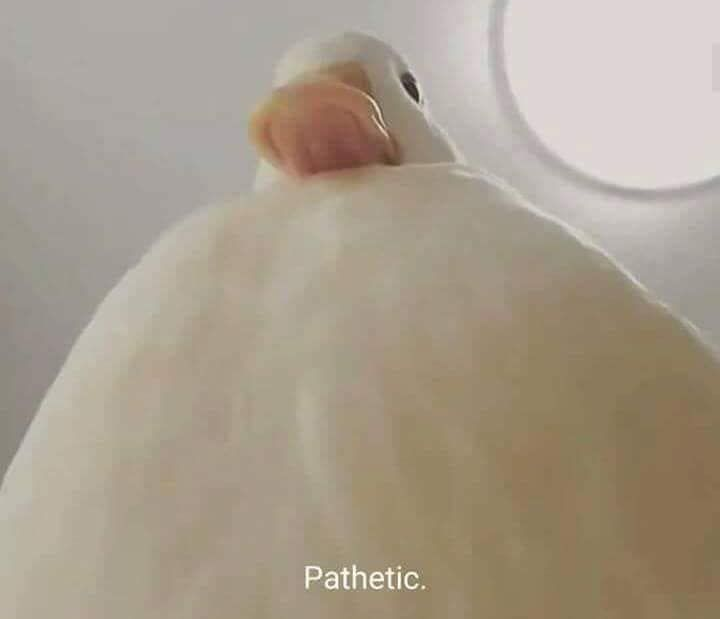
//> input picture filtros_openCV/imagens/imagem_01.jpg, 720 x 619 px
$ ./work_image   (built with g++ and OpenCV 4)
//> lines starting //> are read from the running program, lines starting //| are printed output that depends on the picture
### filtros_openCV/include/image.hpp
#ifndef __IMAGE_LIB_HPP__
#define __IMAGE_LIB_HPP__

#include <iostream>
#include <fstream>
#include <string>
#include <opencv2/core.hpp>
#include <opencv2/highgui.hpp>
#include <opencv2/imgcodecs.hpp>
#include <opencv2/imgproc.hpp>

using namespace std;
using namespace cv;

void showInfo(Mat image);
string type2Str(Mat image);
unsigned int getDepth(Mat image);


#endif

### filtros_openCV/src/image_lib.cpp
/**
***
***	File: image_lib.cpp
***
***   Author:     Nilton Jose Rizzo
***   Date:       08/01/2019
***   Git:        git@gitlab.com:ufrrj/opencv.git
***   LICENSE:    see LICENSE file
***
***
***   OpenCV How-to by examples
***
*** User Functions:
***
***	Function
***
***		type2Str
***
***		Convert to string th numeric type of image
***
***		Parameter
***
***			image		The image to reconise type
***
***		Return value
***
***			string with image type, like CV_(BITS)(TYPE)[C(CHANNELS)]
***
***		BITS: 8, 16, 32, 64
***		TYPE: (U)nsigned, (S)igned, (F)loat,
***		CHANNELS: 1, 3, 4, 5, 6, and others
***			the channels can be ommited if the value was equal to 1
***
***		showInfo
***
***			Show image infomations
***
***			Parameters
***
***				image		The image object
***
***			Return value
***
***				Nothing
***
***		getDepth
***
***			get image depth, in bits
***
***		Parameter
***
***			Image		The Mat object (image)
***
***		Return
***
***			Value of bits ( 8, 16, 32, 64 or 0 to unknow)
***
***   In vi/vim editors use tabstop=3
***   In geany editor use preferences->Editor->Ident
***      set width to   3
***      type           tab
**/

#include "image.hpp"

void showInfo(Mat image){

   cout << "Image Info:" << endl;
   cout << ">>> Image Type:......" << type2Str(image) << endl;
   cout << ">>> Image size:......" << image.rows << " x " << image.cols << endl;
	cout << ">>> Image Depth:....." << getDepth(image) << " Bits" << endl;
   cout << ">>> Image Channels:.." << image.channels() << endl;
}

unsigned int getDepth(Mat image){
unsigned int d, r;

   d = image.depth();
   switch(d){
      case 0:
      case 1:
         r = 8;
         break;
      case 2:
      case 3:
         r = 16;
         break;
      case 4:
      case 5:
         r = 32;
         break;
      case 6:
         r = 64;
         break;
		default:
			r = 0;
			break;
   }
   return r;
}
string type2Str(Mat image){
string type;

   switch (image.type()){
      case CV_8U:
         type = "CV_8U";
         break;
      case CV_8UC3:
         type = "CV_8UC3";
         break;
      case CV_8S:
         type = "CV_8S";
         break;
      case CV_16U:
         type = "CV_16U";
         break;
      case CV_16S:
         type = "CV_16S";
         break;
      case CV_32S:
         type = "CV_32S";
         break;
      case CV_32F:
         type = "CV_32F";
         break;
      case CV_64FC1:
         type = "CV_64FC1";
         break;
      case CV_64FC3:
         type = "CV_64FC3";
         break;
      default:
         type = "UNKNOW";
   }
   return type;
}

### filtros_openCV/src/work_image.cpp
/**
***
***	File:			work_image.cpp
***
***	Author:		Nilton Jose Rizzo
***	Date:			08/01/2019
***	Git:			git@gitlab.com:ufrrj/opencv.git
***	LICENSE:		see LICENSE file
***
***
***	OpenCV How-to by examples
***
*** Functions from OpenCV:
***
***   imread		Read image from file
***	namedWindow	Create a new window do show a image
***   imshow		Show Image on Window
***   waitkey		Wait a key pressed
***	cvtColor		Transform a image from the one color space to other
***
*** Methods
***
***	Mat::empty()	Return true if image is empty, else return false
***	Mat::clone()	Create a new copy from image
***
*** libimage		This lib was part from this how-to
***
***	showInfo			Show the basic information about image
***
***	In vi/vim editors use tabstop=3
***	In geany editor use preferences->Editor->Ident
***		set width to 	3
***		type				tab
**/

#include <iostream>
#include <fstream>
#include <string>
#include <iomanip>

#include <opencv2/core.hpp>
#include <opencv2/highgui.hpp>
#include <opencv2/imgcodecs.hpp>
#include <opencv2/imgproc.hpp>

#include "image.hpp"

/**
*** open namespaces
**/
using namespace std;
using namespace cv;

int 	main(void);
void	showHelp(void);		// Show help mensage to user


int main(void) {

Mat		image;		// Image object to be used, original Image
Mat		work;			// Working image
Mat		tmp;			// temporary Image
string	filename;	// Image name
int		h,w,height, width;
char		ch;

	filename = "../imagens/imagem_01.jpg";

	// Read image from disk
	image = imread(filename);
//> image is the input picture: 619 rows x 720 cols, CV_8UC3; mean B, G, R 141.2, 157.2, 169

	if ( image.empty() ){
		cerr << "Erro: Image not found [" << filename << "]" << endl;
		exit(-1);
	}

	// Create a window for display.
	namedWindow( filename.c_str(), WINDOW_NORMAL);

	work = image.clone();
	tmp = work.clone();

	do {
		width = work.cols;
//> width = 720
		height = work.rows;
//> height = 619

		// Resize windows and image will fit in
   	w = 800;
   	h = height * w / width;
//> h = 687

		// Resize the window to width 800xh
   	resizeWindow( filename.c_str(), w, h);

		// Show our image inside it.
		imshow( filename.c_str(), work );

		ch = waitKey(100);		// Wait for a key press
//> the key 'b' is pressed
										// If the parameter differ from 0
										// wait for the given time
										// If equal 0, wait indefinitely
										//		for the pressed key
		switch( ch ) {
			case 'b':
			case 'B':
				tmp = work > 128;
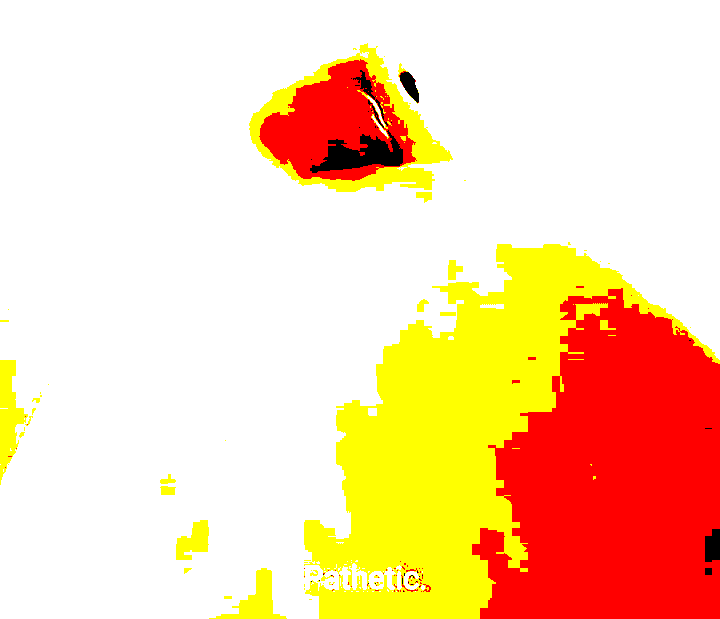
//> tmp: 619 rows x 720 cols, CV_8UC3; mean B, G, R 173, 213.5, 253.2
//> the key 'g' is pressed
				break;
			case 'g':	// Convert image to Gray Scale
			case 'G':
				cvtColor( work, tmp, COLOR_BGR2GRAY);
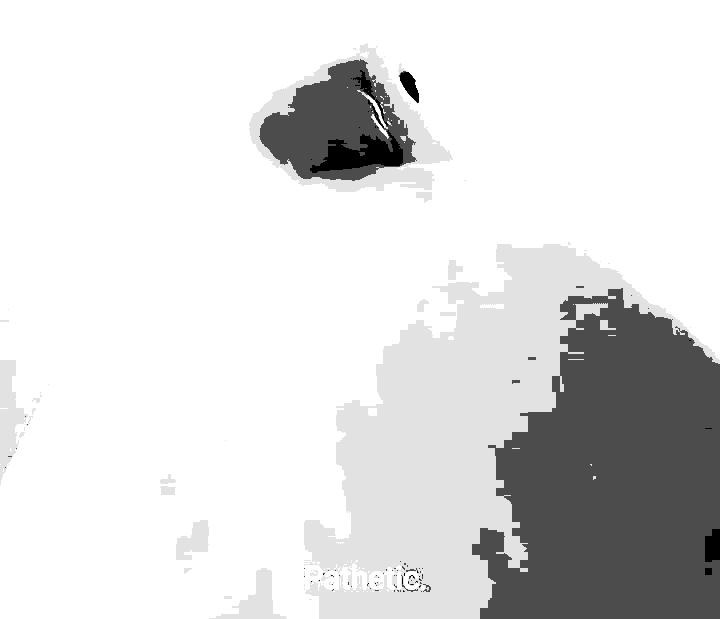
//> tmp: 619 rows x 720 cols, CV_8UC1; min 0, max 255, mean 220.7
//> the key 'i' is pressed
				break;
			case 'h':	// Show Help
			case 'H':
			case '?':
				showHelp();
				break;
			case 'i':	// Show Image infoemations
			case 'I':
				showInfo(work);
//| >>> Image Type:......CV_8U
//| >>> Image size:......619 x 720
//| >>> Image Depth:.....8 Bits
//| >>> Image Channels:..1
//> the Esc key is pressed
				break;
			case 'r':	// Reset to original image
			case 'R':
				tmp = image.clone();
				break;
		}
		work = tmp.clone();
	} while ( ch != 27 );		// Wait until <ESC> was pressed
	cout << endl;
	return 0;
}


void showHelp(void){

	cout << " \n\
Working Image version 1.0.0 \n\
\n\
This program describe how we can work with images, transform, change format and much more.\n\
\n\
Commands:\n\
\n\
\t<b>\tModify all values bellow thresould to zero\n\
\t<g>\tTransform image to gray scale\n\
\t<h>\tThis help page\n\
\t<i>\tShow Image informations\n\
\t<ESC>\tQuit program\n\
" << endl;
}
